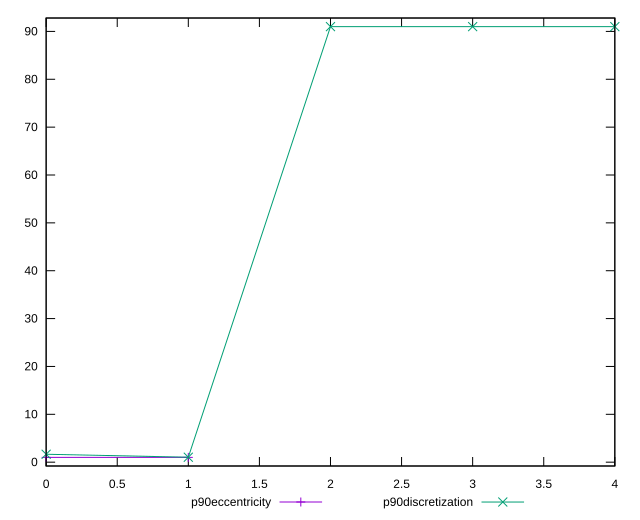

The gnuplot source for this figure:
reset

$p90Eccentricity <<EOF
0 0.9999999999999983
1 0.9999999999999999
EOF

$p90Discretization <<EOF
0 1.6545454545454545
1 1.0340909090909092
2 91
3 91
4 91
EOF

set key outside below
set xrange [0:4]
set yrange [-0.8000000000000017:92.8]
set trange [-0.8000000000000017:92.8]
set terminal svg size 640, 520 enhanced background rgb 'white'
set output "report_00009_2021-02-08T22-37-41.559Z/uses-rel-preconnect/progression/eccentricity.svg"

plot $p90Eccentricity title "p90eccentricity" with linespoints, \
     $p90Discretization title "p90discretization" with linespoints

reset
